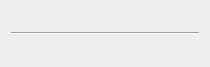
<?xml version="1.0" encoding="UTF-8"?>
<ui version="4.0">
 <class>AbilityStoneQuotation</class>
 <widget class="QWidget" name="AbilityStoneQuotation">
  <property name="geometry">
   <rect>
    <x>0</x>
    <y>0</y>
    <width>210</width>
    <height>67</height>
   </rect>
  </property>
  <property name="windowTitle">
   <string>Form</string>
  </property>
  <layout class="QVBoxLayout" name="verticalLayout">
   <item>
    <layout class="QHBoxLayout" name="hLayoutInput"/>
   </item>
   <item>
    <widget class="Line" name="line">
     <property name="orientation">
      <enum>Qt::Horizontal</enum>
     </property>
    </widget>
   </item>
   <item>
    <layout class="QVBoxLayout" name="vLayoutOutput"/>
   </item>
  </layout>
 </widget>
 <resources/>
 <connections/>
</ui>
